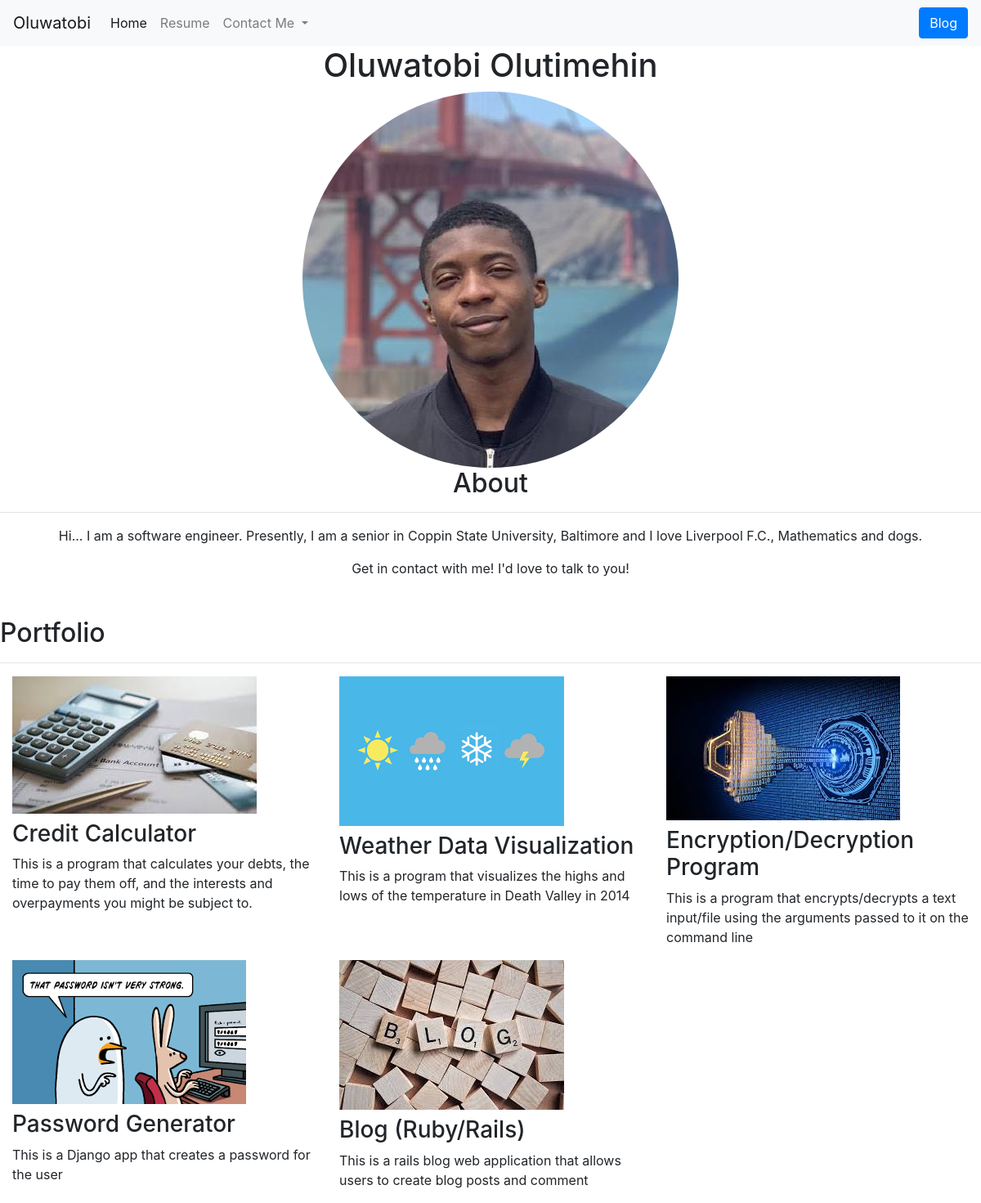
The page / on the database its author committed.
### portfolio/models.py (models this page shows, shortened)
class Project(models.Model):
    title = models.CharField(max_length=100)
    description = models.CharField(max_length=250)
    image = models.ImageField(upload_to='portfolio/images/')
    url = models.URLField(blank=True)

### portfolio/views.py (the view)
# urls.py: 2. Add a URL to urlpatterns:  path('', views.home, name='home')
def home(request):
    projects = Project.objects.all()
    return render(request, 'portfolio/home.html', {'projects':projects})

### portfolio/templates/portfolio/home.html (shortened to what this page needs)
{% extends "portfolio/base.html" %}
{% load static %}
{% block content %}
<div class="img-container">
  <h1>Oluwatobi Olutimehin</h1>
<img src="{% static 'portfolio/nicePic.jpg' %}" style="border-radius: 50%;" class="img-fluid">
<br>
<h2 id="About">About</h2>
<hr>
<p>Hi... I am a software engineer. Presently, I am a
  senior in Coppin State University, Baltimore and I love Liverpool F.C., Mathematics and dogs.
</p>
<p>Get in contact with me! I'd love to talk to you!</p>
</div>
<h2 class="mt-5">Portfolio</h2>
<hr>
<div class="container-fluid">
  <div class="row">
    {% for project in projects %}
    <div class="col-lg-4 col-md-6">
      {% if project.url %}
      <a href="{{ project.url }}">
        <img src="{{ project.image.url }}" class="img-fluid mb-2">
      </a>
      {% else %}
      <img src="{{ project.image.url }}" class="img-fluid mb-2">
      {% endif %}
      <h3>{{ project.title }}</h3>
      <p>{{ project.description }}</p>
    </div>
    {% endfor %}
  </div>
</div>
{% endblock %}

### portfolio/templates/portfolio/home.html (style rules this page uses)
.img-container { text-align: center; }

### rows shown on the page
Project: image (picture), title "Credit Calculator", description "This is a program that calculates your debts, the time to pay them off, and the interests and overpayments you might be subject to."
Project: image (picture), title "Weather Data Visualization", description "This is a program that visualizes the highs and lows of the temperature in Death Valley in 2014"
Project: image (picture), title "Encryption/Decryption Program", description "This is a program that encrypts/decrypts a text input/file using the arguments passed to it on the command line"
Project: image (picture), title "Password Generator", description "This is a Django app that creates a password for the user"
Project: image (picture), title "Blog (Ruby/Rails)", description "This is a rails blog web application that allows users to create blog posts and comment"
